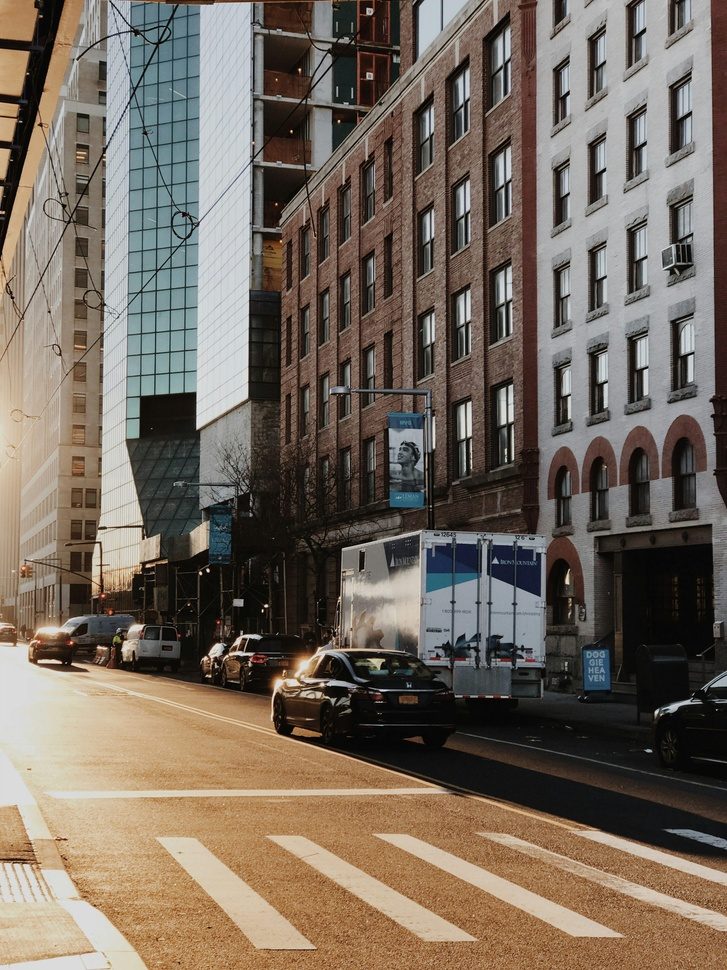
#> input picture data/input/text.jpg, 727 x 970 px, shrunk from 3000 x 4000 before the run
$ python main.py
#> lines starting #> are read from the running program, lines starting #| are printed output that depends on the picture; after the words box and inside, x2 and y2 are one past the last pixel; in counts of white or black regions, pixels touching at a corner belong together
### src/io/image_io.py
import cv2
import numpy as np
from pathlib import Path


def read_image(image_path):
    """
    Đọc ảnh hỗ trợ đường dẫn tiếng Việt có dấu.
    """
    path_str = str(image_path)

    # Kiểm tra file có tồn tại không trước khi đọc
    if not Path(path_str).is_file():
        raise FileNotFoundError(f"Thư mục không có file ảnh: {path_str}")

    image = cv2.imdecode(np.fromfile(path_str, dtype=np.uint8), cv2.IMREAD_COLOR)
#> image is the input picture: shape (970, 727, 3); mean B, G, R 94.4, 105.9, 117.2

    if image is None:
        raise ValueError(f"File ảnh bị hỏng hoặc không định dạng được: {path_str}")

    return image


def save_image(image, output_path):
    """
    Lưu ảnh hỗ trợ đường dẫn tiếng Việt có dấu.
    """
    path = Path(output_path)
    path.parent.mkdir(parents=True, exist_ok=True)

    ext = path.suffix if path.suffix else ".jpg"
    is_success, buffer = cv2.imencode(ext, image)

    if is_success:
        with open(path, "wb") as f:
            buffer.tofile(f)
        print(f"Đã lưu: {path.name}")
        return True
    else:
        raise ValueError(f"Không thể lưu ảnh: {path}")

### src/point_operations/negative.py
import numpy as np


def negative_image(image):
    """
    Tạo ảnh âm bản (Negative Image) từ mảng numpy array.
    Công thức: s = L - 1 - r (với L = 256)
    """
    if image is None:
        raise ValueError("Ảnh đầu vào không hợp lệ.")

    return 255 - image
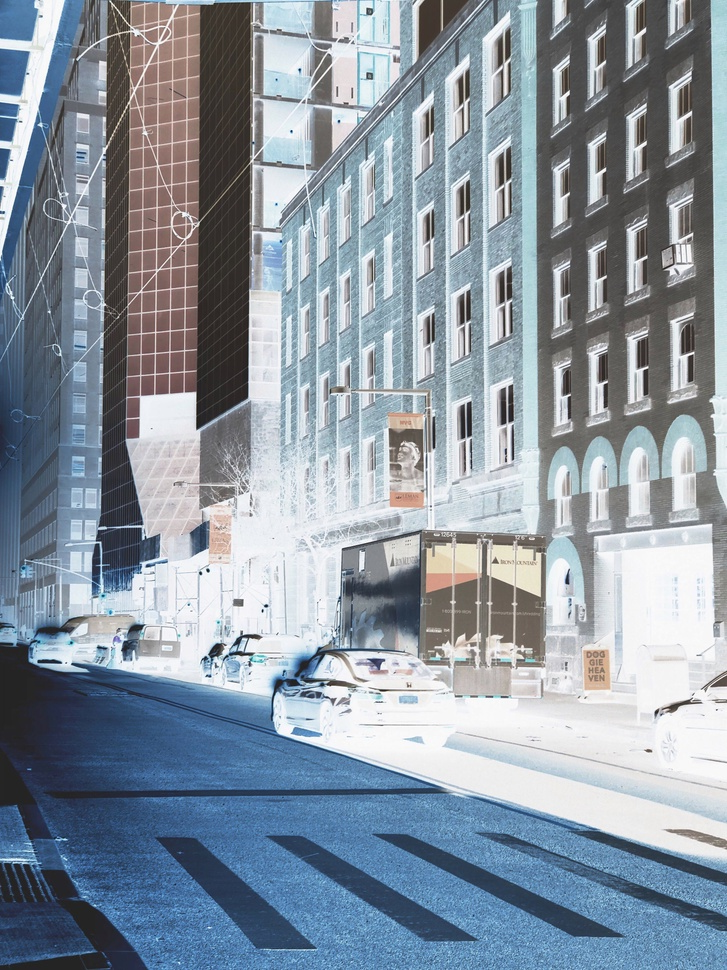
#> returned value: shape (970, 727, 3); mean of channels 0, 1, 2 160.6, 149.1, 137.8; drawn as B, G, R
#> in save_image, `ext = path.suffix if path.suffix else ".jpg"`: ext = '.jpg'
#| Đã lưu: negative.jpg

### src/point_operations/brightness.py
import cv2


def change_brightness(image, beta=50):
    """
    Thay đổi độ sáng của ảnh.
    beta > 0: Tăng sáng
    beta < 0: Giảm sáng
    """
#> called with beta = 50
    if image is None:
        raise ValueError("Ảnh đầu vào không hợp lệ.")

    return cv2.convertScaleAbs(image, alpha=1.0, beta=beta)
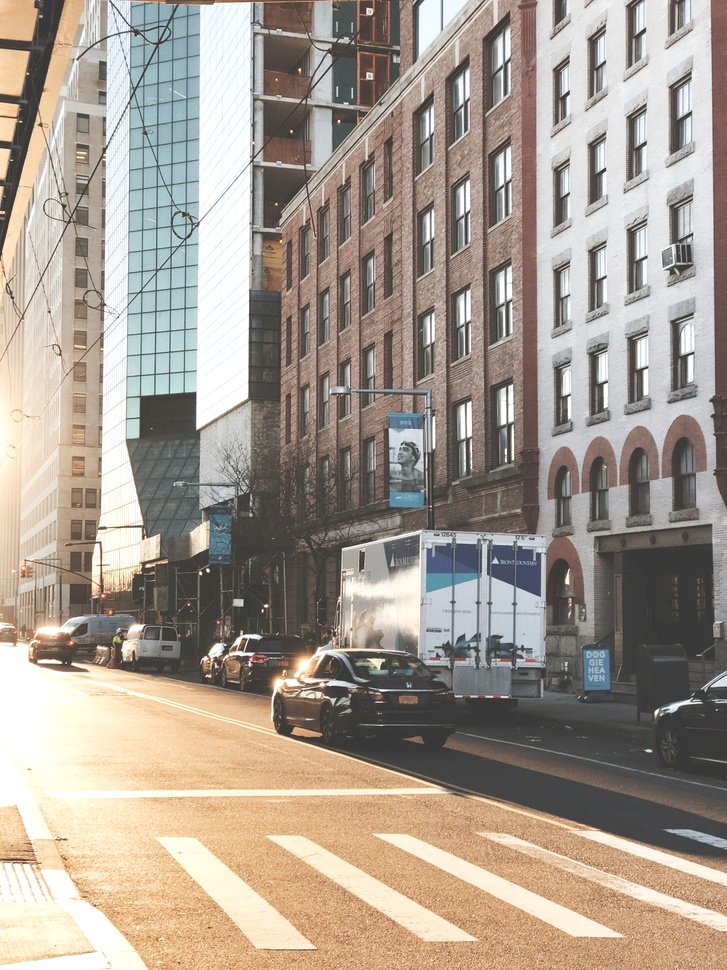
#> returned value: shape (970, 727, 3); mean of channels 0, 1, 2 144, 155.4, 166.3; drawn as B, G, R
#| Đã lưu: brightness_plus.jpg

### src/point_operations/contrast.py
import cv2


def change_contrast(image, alpha=1.5):
    """
    Thay đổi độ tương phản của ảnh.
    alpha > 1.0: Tăng tương phản
    0 < alpha < 1.0: Giảm tương phản
    """
#> called with alpha = 1.5
    if image is None:
        raise ValueError("Ảnh đầu vào không hợp lệ.")

    return cv2.convertScaleAbs(image, alpha=alpha, beta=0)
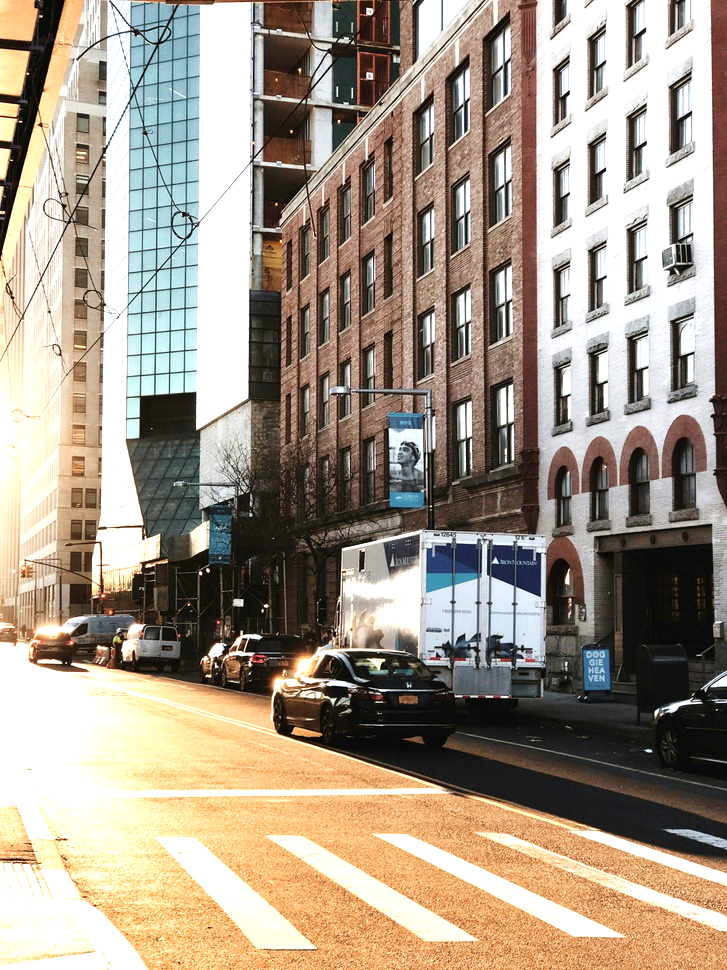
#> returned value: shape (970, 727, 3); mean of channels 0, 1, 2 136.2, 151.4, 164.3; drawn as B, G, R
#| Đã lưu: contrast_high.jpg

### src/point_operations/threshold.py
import cv2


def threshold_image(image, threshold=128):
    """
    Chuyển ảnh sang ảnh nhị phân bằng phương pháp cắt ngưỡng.
    Cập nhật nhận vào numpy array thay vì đường dẫn.
    """
#> called with threshold = 128
    if image is None:
        raise ValueError("Ảnh đầu vào không hợp lệ.")

    # Nếu là ảnh màu 3 kênh thì chuyển về ảnh xám trước khi cắt ngưỡng
    if len(image.shape) == 3:
        gray = cv2.cvtColor(image, cv2.COLOR_BGR2GRAY)
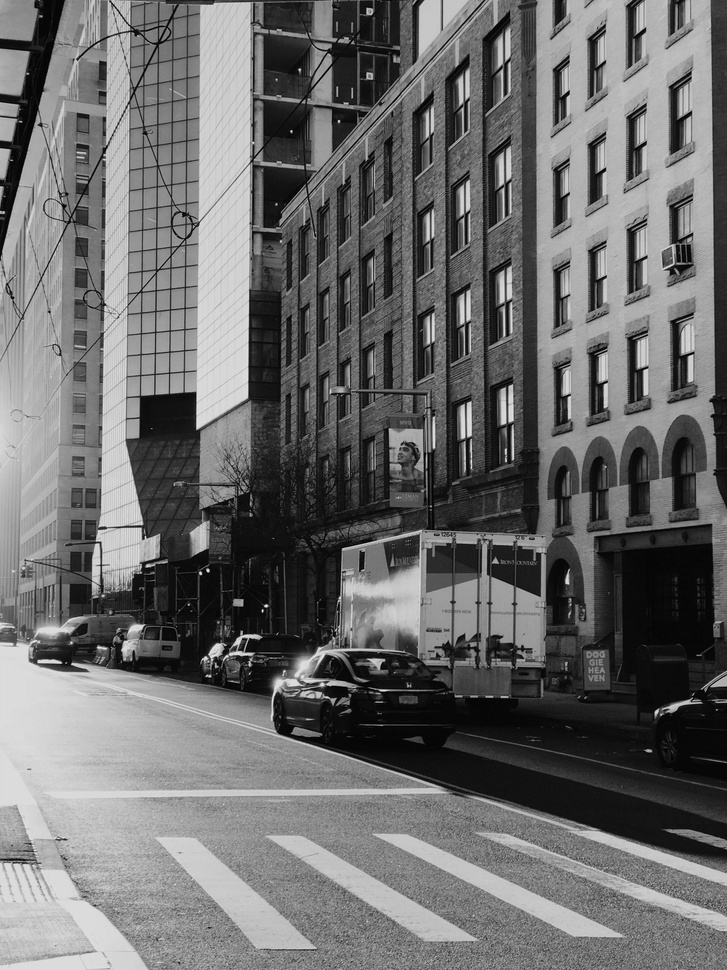
#> gray: shape (970, 727); min 0, max 238, mean 107.9
    else:
        gray = image

    _, result = cv2.threshold(gray, threshold, 255, cv2.THRESH_BINARY)
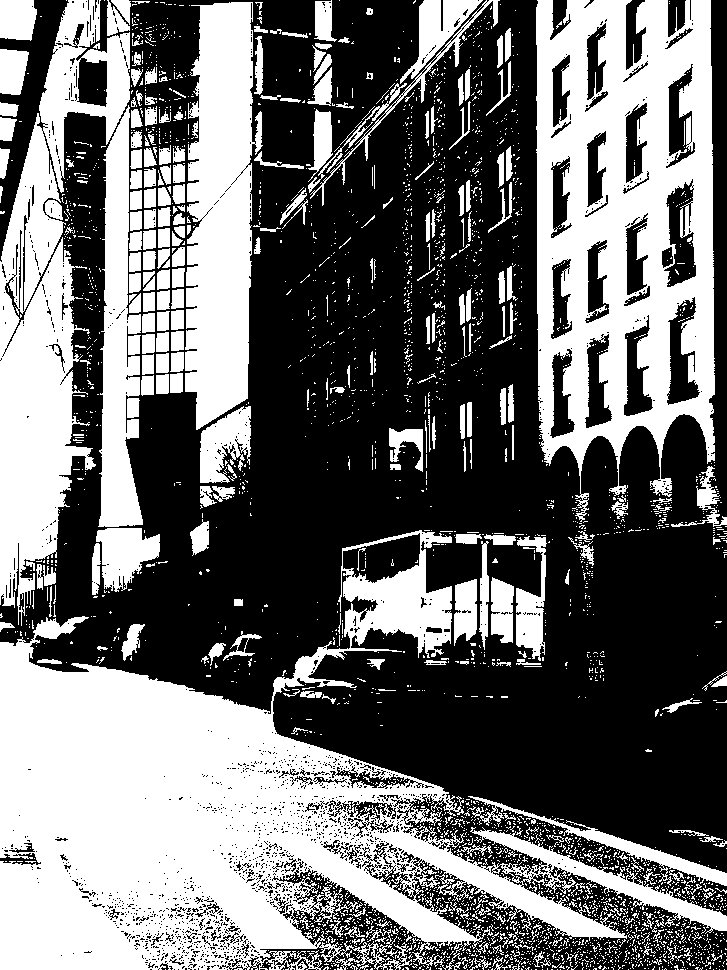
#> result: shape (970, 727); 43.4% white; 3317 white regions (2997 under 20 px), largest, box (x1, y1, x2, y2) and area: (0, 530, 727, 970) 117967, (536, 0, 715, 522) 58545, (0, 0, 130, 626) 33419
#| Đã lưu: threshold.jpg
    return result

### src/linear_filters/gaussian_filter.py
import cv2

def gaussian_filter(image, kernel_size=5, sigma=1.0):
#> called with kernel_size = 5, sigma = 1
    if image is None:
        raise ValueError("Ảnh đầu vào không hợp lệ.")

    # Đảm bảo kernel_size là tuple số lẻ
    if isinstance(kernel_size, int):
        kernel_size = (kernel_size, kernel_size)

    return cv2.GaussianBlur(image, kernel_size, sigmaX=sigma)
#| Đã lưu: gaussian_blur.jpg

### src/linear_filters/mean_filter.py
import cv2


def mean_filter(image, kernel_size=5):
    """
    Bộ lọc trung bình (Mean / Average Filter) làm mịn ảnh.
    """
#> called with kernel_size = 5
    if image is None:
        raise ValueError("Ảnh đầu vào không hợp lệ.")

    if isinstance(kernel_size, int):
        kernel_size = (kernel_size, kernel_size)

    return cv2.blur(image, kernel_size)
#| Đã lưu: mean_blur.jpg

### src/linear_filters/sharpening.py
import cv2
import numpy as np


def sharpening(image):
    """
    Làm sắc nét ảnh bằng hàm tích chập cv2.filter2D (Siêu nhanh).
    """
    if image is None:
        raise ValueError("Ảnh đầu vào không hợp lệ.")

    # Kernel làm sắc nét 3x3
    kernel = np.array([
        [0, -1, 0],
        [-1, 5, -1],
        [0, -1, 0]
    ], dtype=np.float32)

    # Tích chập 2D siêu nhanh
    result = cv2.filter2D(image, -1, kernel)
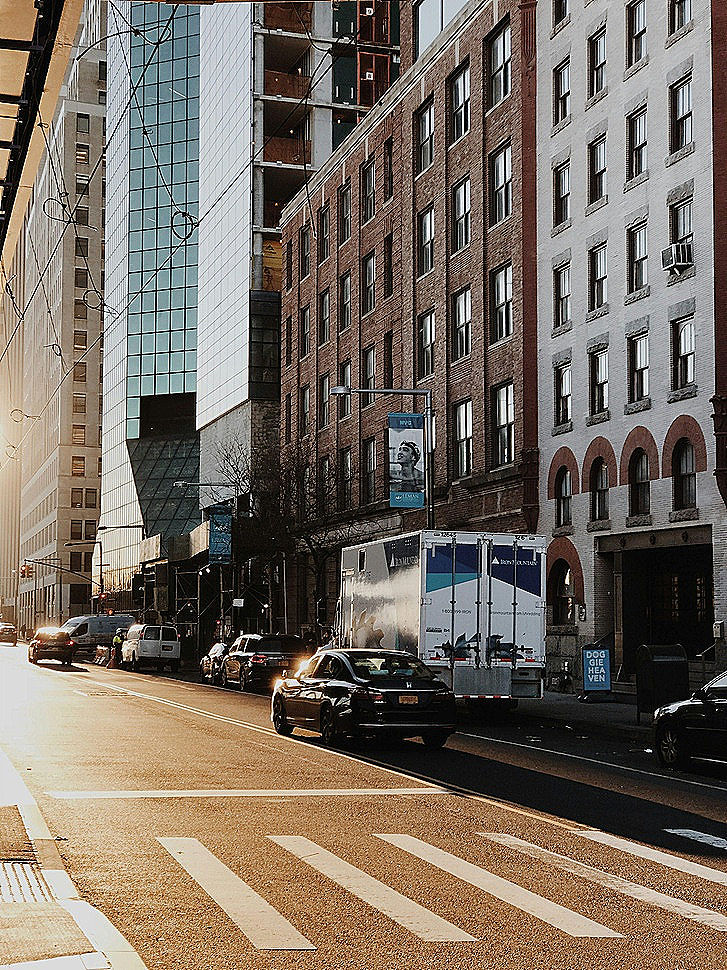
#> result: shape (970, 727, 3); mean B, G, R 98, 108.5, 118.9
    return result

### src/main.py
import sys
from pathlib import Path

# Thêm thư mục gốc dự án vào sys.path
ROOT_DIR = Path(__file__).resolve().parent.parent
if str(ROOT_DIR) not in sys.path:
    sys.path.append(str(ROOT_DIR))

# Import module IO hỗ trợ đường dẫn tiếng Việt
from src.io.image_io import read_image, save_image

# 1. Point Operations
from src.point_operations.negative import negative_image
from src.point_operations.brightness import change_brightness
from src.point_operations.contrast import change_contrast
from src.point_operations.threshold import threshold_image

# 2. Linear Filters
from src.linear_filters.gaussian_filter import gaussian_filter
from src.linear_filters.mean_filter import mean_filter
from src.linear_filters.sharpening import sharpening as sharpen_image


def main():
    # Khai báo đường dẫn đầu vào và đầu ra
    input_path = ROOT_DIR / "data" / "input" / "text.jpg"
    output_dir = ROOT_DIR / "data" / "output"

    # Đọc ảnh gốc
    img = read_image(input_path)
    print("--- Đang xử lý các thuật toán ---")

    # 1. Point Operations
    save_image(negative_image(img), output_dir / "negative.jpg")
    save_image(change_brightness(img, beta=50), output_dir / "brightness_plus.jpg")
    save_image(change_contrast(img, alpha=1.5), output_dir / "contrast_high.jpg")
    save_image(threshold_image(img, threshold=128), output_dir / "threshold.jpg")

    # 2. Linear Filters
    save_image(gaussian_filter(img, kernel_size=5, sigma=1.0), output_dir / "gaussian_blur.jpg")
    save_image(mean_filter(img, kernel_size=5), output_dir / "mean_blur.jpg")
    save_image(sharpen_image(img), output_dir / "sharpen.jpg")
#| Đã lưu: sharpen.jpg

    print("\nHoàn thành 100%! Hãy kiểm tra thư mục data/output/.")


if __name__ == "__main__":
    main()
